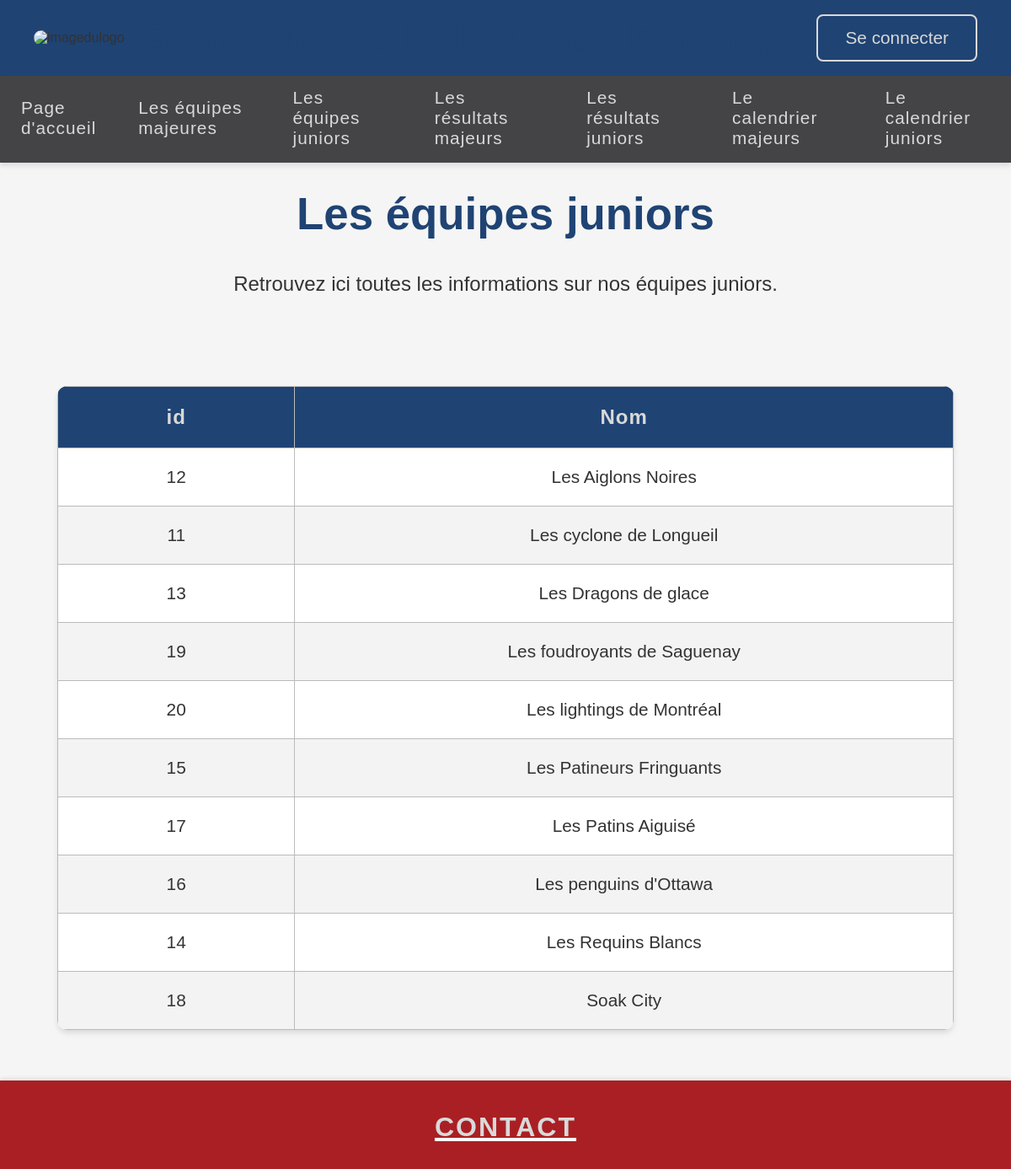
The app's page /?action=voirEquipesJunior with its own data.
### tables this page shows
CREATE TABLE Equipes_Juniors
(
 id_equipes_juniors INT PRIMARY KEY AUTO_INCREMENT,
 nom_equipes_juniors VARCHAR(65) UNIQUE
);

### index.php (called while the page is built, shortened)
<?php
if (!isset($_GET['action'])) {
	$action = "";
} else {
	$action = $_GET['action'];
}
$controleur = Manufacture::creerControleur($action);
$nomVue = $controleur->executerAction();
include_once("vues/" . $nomVue . ".php");

### modele/Equipes.class.php (called while the page is built, shortened)
<?php
class Equipe
{
    private $id;
    private $nom;
    public function __construct($id, $nom)
    {
        $this->id = $id;
        $this->nom = $nom;
    }
    public function getId()
    {
        return $this->id;
    }
    public function getNom()
    {
        return $this->nom;
    }
}
?>

### modele/DAO/AbstractDAO.class.php (called while the page is built, shortened)
<?php
abstract class AbstractDAO implements DAO {
    protected static $connexion;
    protected static $tableName;
    protected static function getConnexion() {
        try {
            if (!self::$connexion) {
                self::$connexion = ConnexionBD::getInstance();
            }
            return self::$connexion;
        } catch(Exception $e) {
            throw new Exception("Impossible d'obtenir la connexion à la BD: " . $e->getMessage());
        }
    }
    protected static function closeConnexion() {
        if (self::$connexion) {
            self::$connexion = null;
        }
    }
    public static function chercherTous() {
        return self::chercherAvecFiltre("");
    }
    public static function chercherAvecFiltre($filtre) {
        try {
            $connexion = self::getConnexion();
            $requete = $connexion->prepare("SELECT * FROM " . static::$tableName . " " . $filtre);
            $requete->execute();
            $result = [];
            $instance = new static();
            while ($enr = $requete->fetch(PDO::FETCH_ASSOC)) {
                $result[] = $instance->createObject($enr);
            }
            return $result;
        } catch (Exception $e) {
            throw new Exception("Erreur lors de la recherche avec filtre: " . $e->getMessage());
        } finally {
            self::closeConnexion();
        }
    }
}

### controleurs/controleurVoirEquipesJunior.class.php (called while the page is built, shortened)
<?php
	class VoirEquipesJunior extends  Controleur {
		public function executerAction() {
			$this->tabEquipesJunior = EquipesJuniorDAO::chercherTous();
		return "PageEquipes2";
	}
}
?>

### vues/inclusions/fonctions.inc.php (the view, shortened to what this page needs)
<?php
function afficherTableEquipesJunior($unTableauJunior, $isAdmin = false) {
    echo "<table>";
    echo "<thead>";
    echo "<tr>";
    echo "<th>id</th>";
    echo "<th>Nom</th>";
    echo "</tr>";
    echo "</thead>";
    echo "<tbody>";
    foreach ($unTableauJunior as $UneEquipeJunior) {
        echo "<tr>";
        echo "<td>" . $UneEquipeJunior->getId() . "</td>";
        echo "<td>" . $UneEquipeJunior->getNom() . "</td>";
        echo "</tr>";
    }
    echo "</tbody>";
    echo "</table>";
}
?>

### css/style.css (style rules this page uses)
:root { --primary-color: #1F4373; --secondary-color: #AA1F23; --text-light: #D9D9D9; --text-dark: #333333; --background-light: #f5f5f5; --shadow: 0 4px 6px rgba(0, 0, 0, 0.1); }
* { margin: 0; padding: 0; box-sizing: border-box; }
body { background-color: var(--background-light); min-height: 100vh; margin: 0; padding: 0; display: flex; flex-direction: column; font-family: 'Arial', sans-serif; color: var(--text-dark); }
table { width: 95%; border-collapse: collapse; margin: 40px auto; background: white; box-shadow: var(--shadow); border-radius: 12px; overflow: hidden; font-size: 1.4rem; }
th, td { padding: 22px 28px; text-align: center; border: 1.5px solid #bbb; font-size: 1.3rem; min-width: 120px; height: 48px; }
th { background-color: var(--primary-color); color: var(--text-light); font-weight: 700; font-size: 1.5rem; letter-spacing: 1px; }
tr:nth-child(even) { background-color: #f3f3f3; }

### records on screen
equipes_juniors: id_equipes_juniors "12", nom_equipes_juniors "Les Aiglons Noires"
equipes_juniors: id_equipes_juniors "11", nom_equipes_juniors "Les cyclone de Longueil"
equipes_juniors: id_equipes_juniors "13", nom_equipes_juniors "Les Dragons de glace"
equipes_juniors: id_equipes_juniors "19", nom_equipes_juniors "Les foudroyants de Saguenay"
equipes_juniors: id_equipes_juniors "20", nom_equipes_juniors "Les lightings de Montréal"
equipes_juniors: id_equipes_juniors "15", nom_equipes_juniors "Les Patineurs Fringuants"
equipes_juniors: id_equipes_juniors "17", nom_equipes_juniors "Les Patins Aiguisé"
equipes_juniors: id_equipes_juniors "16", nom_equipes_juniors "Les penguins d'Ottawa"
equipes_juniors: id_equipes_juniors "14", nom_equipes_juniors "Les Requins Blancs"
equipes_juniors: id_equipes_juniors "18", nom_equipes_juniors "Soak City"
